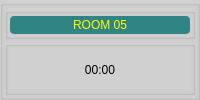
    <widget class="QGroupBox" name="groupBox_9">
     <property name="styleSheet">
      <string notr="true">background-color: rgb(208, 208, 208);</string>
     </property>
     <property name="title">
      <string/>
     </property>
     <layout class="QVBoxLayout" name="verticalLayout_33">
      <property name="spacing">
       <number>2</number>
      </property>
      <property name="margin">
       <number>2</number>
      </property>
      <item>
       <widget class="QGroupBox" name="groupBox_10">
        <property name="sizePolicy">
         <sizepolicy hsizetype="Preferred" vsizetype="Preferred">
          <horstretch>0</horstretch>
          <verstretch>1</verstretch>
         </sizepolicy>
        </property>
        <property name="title">
         <string/>
        </property>
        <layout class="QVBoxLayout" name="verticalLayout_39">
         <property name="spacing">
          <number>2</number>
         </property>
         <property name="margin">
          <number>2</number>
         </property>
         <item>
          <widget class="QLabel" name="label_5">
           <property name="styleSheet">
            <string notr="true">background-color: rgb(48, 132, 132);
color: rgb(255, 255, 0);
border-radius: 4px;
font: 12pt &quot;Alef&quot;;</string>
           </property>
           <property name="text">
            <string>ROOM 05</string>
           </property>
           <property name="alignment">
            <set>Qt::AlignCenter</set>
           </property>
          </widget>
         </item>
        </layout>
       </widget>
      </item>
      <item>
       <widget class="QGroupBox" name="box5">
        <property name="sizePolicy">
         <sizepolicy hsizetype="Preferred" vsizetype="Preferred">
          <horstretch>0</horstretch>
          <verstretch>3</verstretch>
         </sizepolicy>
        </property>
        <property name="font">
         <font>
          <pointsize>15</pointsize>
         </font>
        </property>
        <property name="title">
         <string/>
        </property>
        <property name="alignment">
         <set>Qt::AlignCenter</set>
        </property>
        <layout class="QVBoxLayout" name="verticalLayout_45">
         <property name="spacing">
          <number>2</number>
         </property>
         <property name="margin">
          <number>2</number>
         </property>
         <item>
          <widget class="QLabel" name="label5">
           <property name="sizePolicy">
            <sizepolicy hsizetype="Preferred" vsizetype="Preferred">
             <horstretch>0</horstretch>
             <verstretch>4</verstretch>
            </sizepolicy>
           </property>
           <property name="styleSheet">
            <string notr="true">font: 26pt &quot;MS Shell Dlg 2&quot;;</string>
           </property>
           <property name="text">
            <string>00:00</string>
           </property>
           <property name="alignment">
            <set>Qt::AlignCenter</set>
           </property>
          </widget>
         </item>
        </layout>
       </widget>
      </item>
     </layout>
    </widget>
